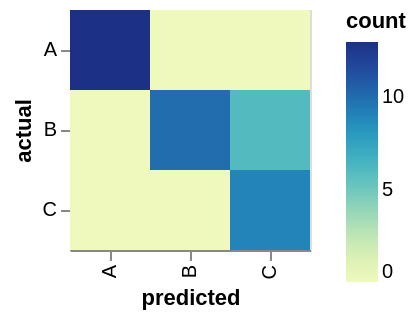

Write a Vega-Lite specification for this figure.
### Vega-Lite specification from a JSON file in a GitHub repository (floating-point values rounded to 4 significant figures)
{"data": {"values": [{"actual": "A", "predicted": "A", "count": 13}, {"actual": "A", "predicted": "B", "count": 0}, {"actual": "A", "predicted": "C", "count": 0}, {"actual": "B", "predicted": "A", "count": 0}, {"actual": "B", "predicted": "B", "count": 10}, {"actual": "B", "predicted": "C", "count": 6}, {"actual": "C", "predicted": "A", "count": 0}, {"actual": "C", "predicted": "B", "count": 0}, {"actual": "C", "predicted": "C", "count": 9}]}, "selection": {"highlight": {"type": "single"}}, "mark": "bar", "encoding": {"y": {"field": "actual", "type": "nominal"}, "x": {"field": "predicted", "type": "nominal"}, "color": {"field": "count", "type": "quantitative"}, "opacity": {"condition": {"selection": "highlight", "value": 1}, "value": 0.5}}, "config": {"scale": {"bandPaddingInner": 0, "bandPaddingOuter": 0}, "view": {"step": 40}, "range": {"ramp": {"scheme": "yellowgreenblue"}}}}
